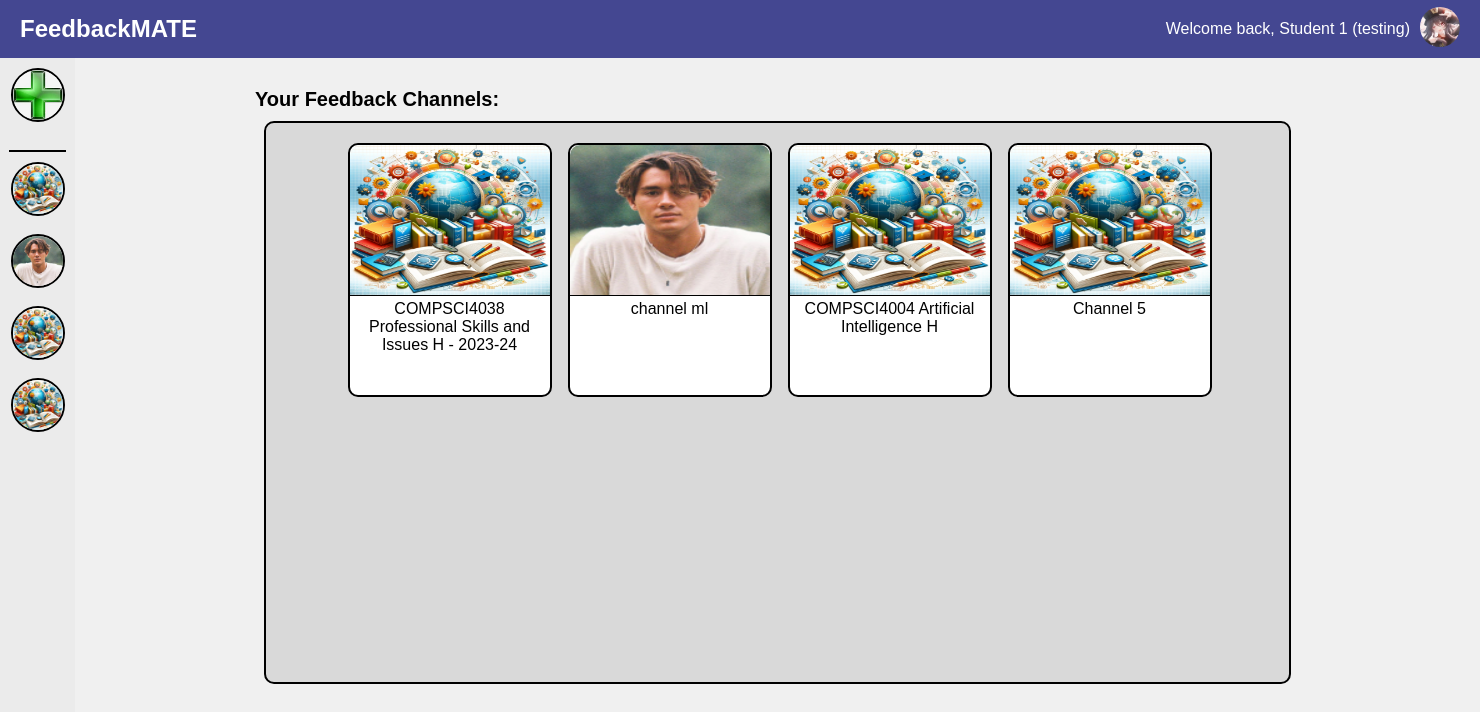
The app's page /student/ (signed in), older data.
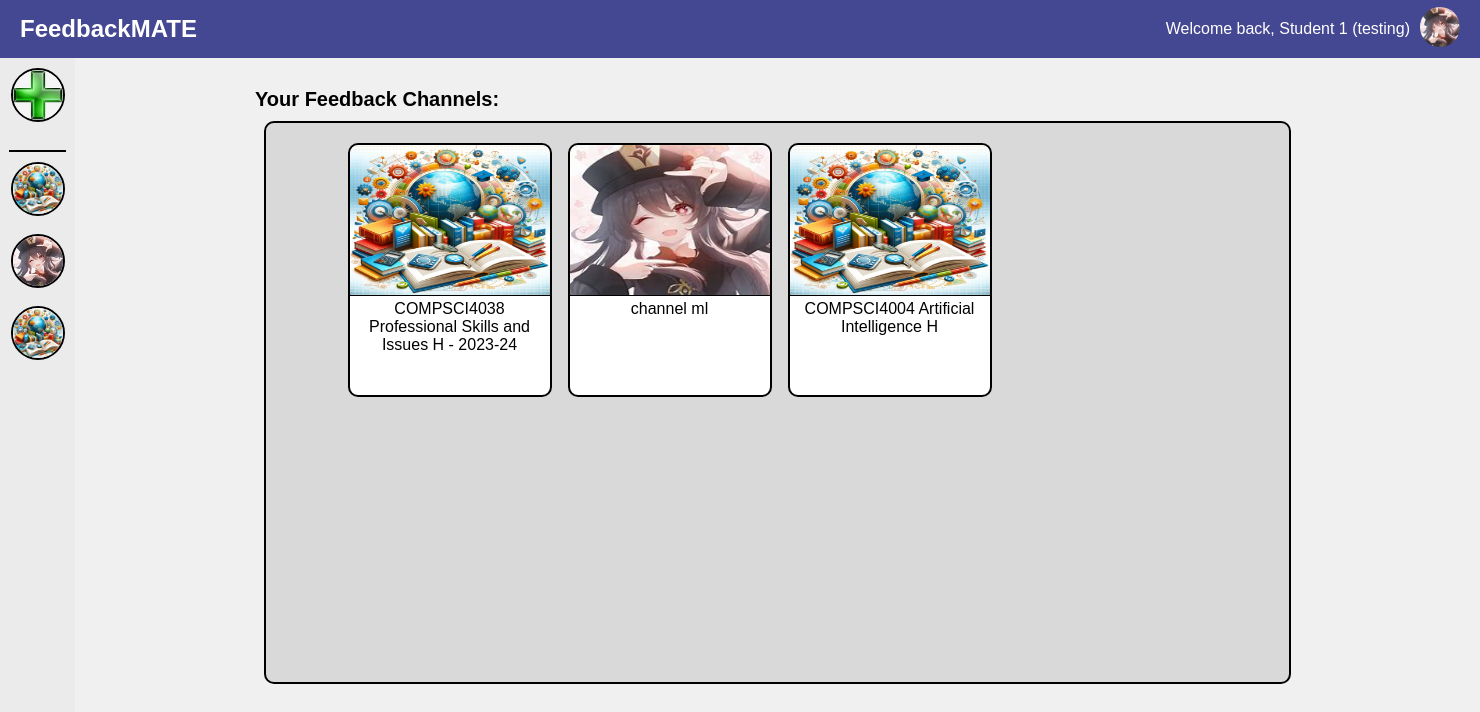
The same page, newer data.
### main/models.py (models this page shows, shortened)
class Channel(models.Model):
    name = models.CharField(max_length=70)
    pin_code = models.CharField(max_length=6, unique=True, blank=True, null=True)
    user = models.ForeignKey(User, on_delete=models.CASCADE)
    description = models.TextField(max_length=500, blank=True)
    image = models.ImageField(upload_to=channel_image_path, default='img/channel_icon.jpg')
    students = models.ManyToManyField(User, related_name='joined_channels', blank=True)

### main/decorators.py (the view)
    def _wrapped_view(request, *args, **kwargs):
        if request.user.groups.filter(name='student').exists():
            return view_func(request, *args, **kwargs)
        else:
            return redirect('teacher')

### main/views.py (called while the page is built)
@login_required(login_url='login')
@student_required
def studentPage(request):
    user_channels = request.user.joined_channels.all()
    user_info = UserInfo.objects.get(user=request.user)
    return render(request, 'student.html', {
        'username': user_info.profile_name,
        'channels': user_channels,
        'user_image': user_info.user_image.url,
    })

### main/templates/student.html (shortened to what this page needs)
<!DOCTYPE html>
<html lang="en">
{% load static %}
<head>
    <link rel="stylesheet" href="https://cdnjs.cloudflare.com/ajax/libs/font-awesome/5.15.1/css/all.min.css">
    <link rel="stylesheet" href="https://cdnjs.cloudflare.com/ajax/libs/font-awesome/5.15.3/css/all.min.css">
</head>
<body>
    <div class="app-container">
        <div class="header">
            <div class="logo">FeedbackMATE</div>
            <div class="user-info">
                <span class="welcome-text">Welcome back, {{ username }}</span>
                <div class="user-dropdown">
                    <img src="{{ user_image }}" alt="User Image" width="40" height="40" style="border-radius: 50%;">
                </div>
            </div>
        </div>
        <div class="main-container">
            <div class="sidebar">
                <div class="channel-icon-container add-channel create-channel-btn">
                    <img src="{% static 'img/add_channel_icon.jpg' %}" alt="Add Channel" class="channel-icon" onclick="location.href='{% url 'join-channel' %}'">
                </div>
                <div class="channel-divider"></div>
                {% block channel %}
                {% for channel in channels %}
                    <div class="channel-icon-container" data-channel-id="{{ channel.id }}">
                        <img src="{{ channel.image.url }}" alt="" class="channel-icon" onclick="location.href='{% url 'student-channel-detail' channel.id %}'">
                    </div>
                {% endfor %}
                {% endblock %}
            </div>
            {% block content %}
            <div class="container">
                <div class="feedback-channel-header">Your Feedback Channels:</div>
                <div class="prompt-box">
                    {% for channel in channels %}
                    <div class="channel-card" onclick="location.href='{% url 'channel-detail' channel.id %}'">
                        <img src="{{ channel.image.url }}" alt="Channel Image" class="channel-image">
                        <div class="channel-id">{{ channel.name }}</div>
                    </div>
                    {% endfor %}
                </div>
            </div>
            {% endblock %}
        </div>
    </div>
</body>
</html>

Row changes from the older to the newer data that the page shows:
no longer on this page (row unchanged): Channel: image (picture), name "Channel 5"
changed Channel "channel ml": image: a different picture
